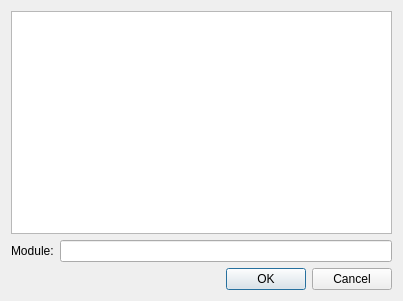
<?xml version="1.0" encoding="UTF-8"?>
<ui version="4.0">
 <class>FromFile</class>
 <widget class="QDialog" name="FromFile">
  <property name="geometry">
   <rect>
    <x>0</x>
    <y>0</y>
    <width>403</width>
    <height>301</height>
   </rect>
  </property>
  <property name="windowTitle">
   <string>Dialog</string>
  </property>
  <layout class="QVBoxLayout" name="verticalLayout">
   <item>
    <widget class="QTableWidget" name="tableWidget"/>
   </item>
   <item>
    <layout class="QHBoxLayout" name="horizontalLayout">
     <item>
      <widget class="QLabel" name="label">
       <property name="text">
        <string>Module:</string>
       </property>
      </widget>
     </item>
     <item>
      <widget class="QLineEdit" name="lineEdit"/>
     </item>
    </layout>
   </item>
   <item>
    <widget class="QDialogButtonBox" name="buttonBox">
     <property name="orientation">
      <enum>Qt::Horizontal</enum>
     </property>
     <property name="standardButtons">
      <set>QDialogButtonBox::Cancel|QDialogButtonBox::Ok</set>
     </property>
    </widget>
   </item>
  </layout>
 </widget>
 <resources/>
 <connections>
  <connection>
   <sender>buttonBox</sender>
   <signal>accepted()</signal>
   <receiver>FromFile</receiver>
   <slot>accept()</slot>
   <hints>
    <hint type="sourcelabel">
     <x>248</x>
     <y>254</y>
    </hint>
    <hint type="destinationlabel">
     <x>157</x>
     <y>274</y>
    </hint>
   </hints>
  </connection>
  <connection>
   <sender>buttonBox</sender>
   <signal>rejected()</signal>
   <receiver>FromFile</receiver>
   <slot>reject()</slot>
   <hints>
    <hint type="sourcelabel">
     <x>316</x>
     <y>260</y>
    </hint>
    <hint type="destinationlabel">
     <x>286</x>
     <y>274</y>
    </hint>
   </hints>
  </connection>
 </connections>
</ui>
